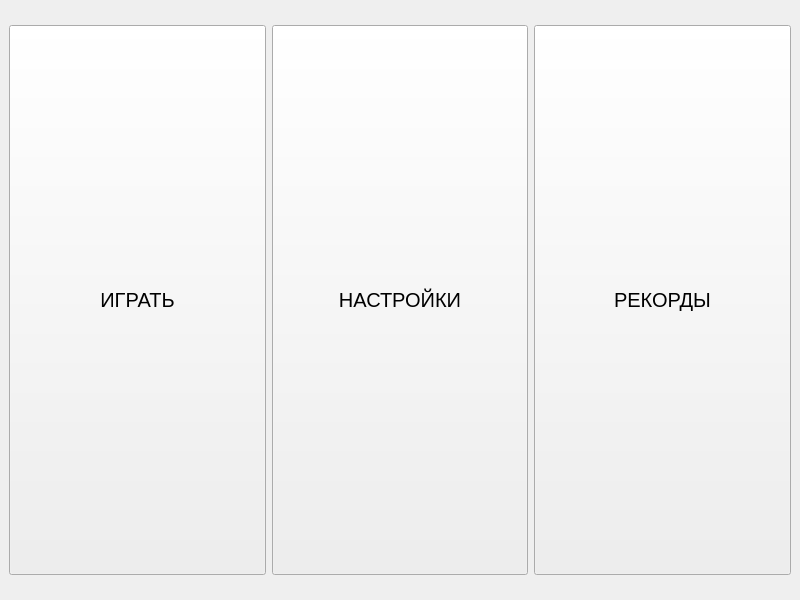
<?xml version="1.0" encoding="UTF-8"?>
<ui version="4.0">
 <class>MainWindow</class>
 <widget class="QMainWindow" name="MainWindow">
  <property name="geometry">
   <rect>
    <x>0</x>
    <y>0</y>
    <width>800</width>
    <height>600</height>
   </rect>
  </property>
  <property name="minimumSize">
   <size>
    <width>800</width>
    <height>600</height>
   </size>
  </property>
  <property name="maximumSize">
   <size>
    <width>800</width>
    <height>600</height>
   </size>
  </property>
  <property name="baseSize">
   <size>
    <width>800</width>
    <height>600</height>
   </size>
  </property>
  <property name="windowTitle">
   <string>MainWindow</string>
  </property>
  <widget class="QWidget" name="centralwidget">
   <layout class="QHBoxLayout" name="horizontalLayout">
    <item>
     <widget class="QPushButton" name="goPlayBtn">
      <property name="minimumSize">
       <size>
        <width>0</width>
        <height>550</height>
       </size>
      </property>
      <property name="font">
       <font>
        <pointsize>15</pointsize>
       </font>
      </property>
      <property name="text">
       <string>ИГРАТЬ</string>
      </property>
     </widget>
    </item>
    <item>
     <widget class="QPushButton" name="settingsBtn">
      <property name="minimumSize">
       <size>
        <width>0</width>
        <height>550</height>
       </size>
      </property>
      <property name="font">
       <font>
        <pointsize>15</pointsize>
       </font>
      </property>
      <property name="text">
       <string>НАСТРОЙКИ</string>
      </property>
     </widget>
    </item>
    <item>
     <widget class="QPushButton" name="goScoreBtn">
      <property name="minimumSize">
       <size>
        <width>0</width>
        <height>550</height>
       </size>
      </property>
      <property name="font">
       <font>
        <pointsize>15</pointsize>
       </font>
      </property>
      <property name="text">
       <string>РЕКОРДЫ</string>
      </property>
     </widget>
    </item>
   </layout>
  </widget>
 </widget>
 <resources/>
 <connections/>
</ui>
